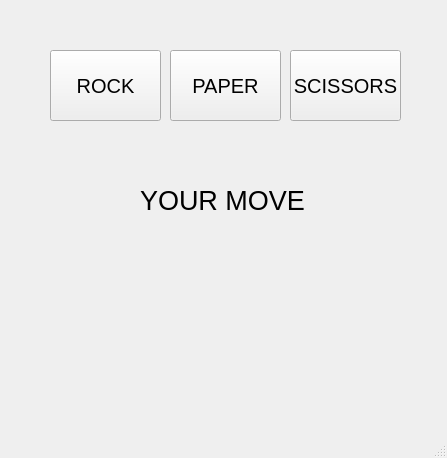
<?xml version="1.0" encoding="UTF-8"?>
<ui version="4.0">
 <class>MainWindow</class>
 <widget class="QMainWindow" name="MainWindow">
  <property name="geometry">
   <rect>
    <x>0</x>
    <y>0</y>
    <width>447</width>
    <height>458</height>
   </rect>
  </property>
  <property name="windowTitle">
   <string>MainWindow</string>
  </property>
  <widget class="QWidget" name="centralwidget">
   <widget class="QPushButton" name="rock">
    <property name="geometry">
     <rect>
      <x>50</x>
      <y>50</y>
      <width>111</width>
      <height>71</height>
     </rect>
    </property>
    <property name="font">
     <font>
      <pointsize>15</pointsize>
     </font>
    </property>
    <property name="text">
     <string>ROCK</string>
    </property>
   </widget>
   <widget class="QPushButton" name="paper">
    <property name="geometry">
     <rect>
      <x>170</x>
      <y>50</y>
      <width>111</width>
      <height>71</height>
     </rect>
    </property>
    <property name="font">
     <font>
      <pointsize>15</pointsize>
     </font>
    </property>
    <property name="text">
     <string>PAPER</string>
    </property>
   </widget>
   <widget class="QPushButton" name="scissors">
    <property name="geometry">
     <rect>
      <x>290</x>
      <y>50</y>
      <width>111</width>
      <height>71</height>
     </rect>
    </property>
    <property name="font">
     <font>
      <pointsize>15</pointsize>
     </font>
    </property>
    <property name="text">
     <string>SCISSORS</string>
    </property>
   </widget>
   <widget class="QLabel" name="winner">
    <property name="geometry">
     <rect>
      <x>140</x>
      <y>170</y>
      <width>181</width>
      <height>61</height>
     </rect>
    </property>
    <property name="font">
     <font>
      <pointsize>20</pointsize>
     </font>
    </property>
    <property name="text">
     <string>YOUR MOVE</string>
    </property>
   </widget>
   <widget class="QLabel" name="bot">
    <property name="geometry">
     <rect>
      <x>50</x>
      <y>260</y>
      <width>341</width>
      <height>51</height>
     </rect>
    </property>
    <property name="font">
     <font>
      <pointsize>20</pointsize>
     </font>
    </property>
    <property name="text">
     <string/>
    </property>
   </widget>
  </widget>
  <widget class="QMenuBar" name="menubar">
   <property name="geometry">
    <rect>
     <x>0</x>
     <y>0</y>
     <width>447</width>
     <height>21</height>
    </rect>
   </property>
  </widget>
  <widget class="QStatusBar" name="statusbar"/>
 </widget>
 <resources/>
 <connections/>
</ui>
